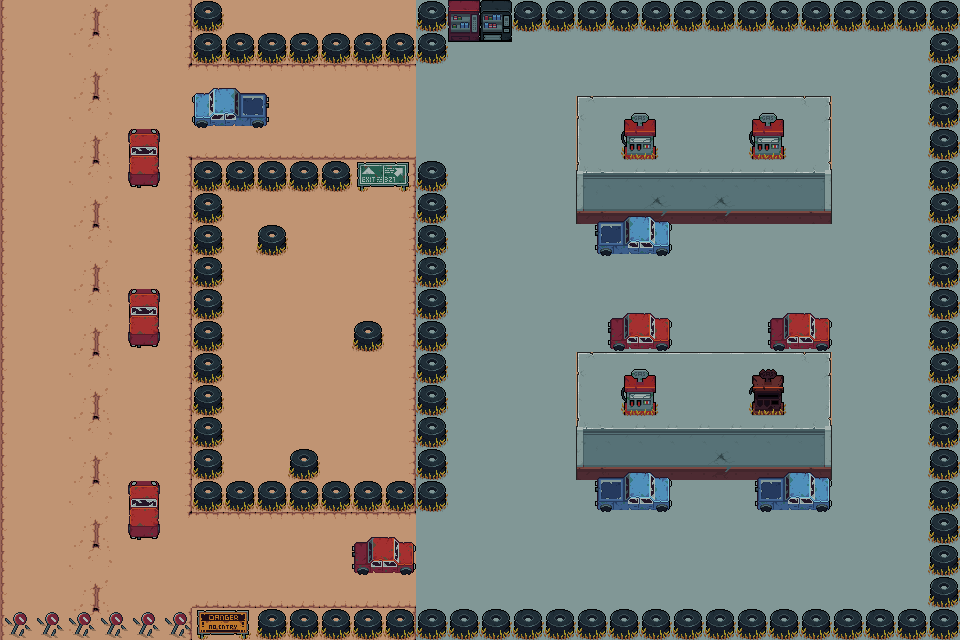

This is a level from a 2D game, rendered from its Tiled map with the project's own tilesets. A one-line summary and the complete map file follow:
An orthogonal 30x20 tile map with 32x32 px tiles, 3 tile layers (background, 圖塊層 2, 圖塊層 3), 2 tilesets.

<map version="1.10" tiledversion="1.11.0" orientation="orthogonal" renderorder="right-down" width="30" height="20" tilewidth="32" tileheight="32" infinite="0" nextlayerid="4" nextobjectid="1">
 <tileset firstgid="1" source="TileSheet_2.tsx" />
 <tileset firstgid="172" source="TileSheet_1.tsx" />
 <layer id="1" name="background" width="30" height="20">
  <data encoding="csv">
23,11,4,5,11,22,11,11,11,11,11,11,11,17,17,17,17,17,17,17,17,17,17,17,17,17,17,17,17,17,
23,11,13,14,11,22,11,11,11,11,11,11,11,17,17,17,17,17,17,17,17,17,17,17,17,17,17,17,17,17,
23,11,4,5,11,40,1610612758,1610612758,1610612758,1610612758,1610612758,1610612758,1610612758,17,17,17,17,17,17,17,17,17,17,17,17,17,17,17,17,17,
23,11,13,14,11,11,11,11,11,11,11,11,11,17,17,17,17,17,17,17,17,17,17,17,17,17,17,17,17,17,
23,11,4,5,11,2684354600,3758096407,3758096407,3758096407,3758096407,3758096407,3758096407,3758096407,17,17,17,17,17,17,17,17,17,17,17,17,17,17,17,17,17,
23,11,13,14,11,22,11,11,11,11,11,11,22,17,17,17,17,17,17,17,17,17,17,17,17,17,17,17,17,17,
23,11,4,5,11,22,11,11,11,11,11,11,22,17,17,17,17,17,17,17,17,17,17,17,17,17,17,17,17,17,
23,11,13,14,11,22,11,11,11,11,11,11,22,17,17,17,17,17,17,17,17,17,17,17,17,17,17,17,17,17,
23,11,4,5,11,22,11,11,11,11,11,11,22,17,17,17,17,17,17,17,17,17,17,17,17,17,17,17,17,17,
23,11,13,14,11,22,11,11,11,11,11,11,22,17,17,17,17,17,17,17,17,17,17,17,17,17,17,17,17,17,
23,11,4,5,11,22,11,11,11,11,11,11,22,17,17,17,17,17,17,17,17,17,17,17,17,17,17,17,17,17,
23,11,13,14,11,22,11,11,11,11,11,11,22,17,17,17,17,17,17,17,17,17,17,17,17,17,17,17,17,17,
23,11,4,5,11,22,11,11,11,11,11,11,22,17,17,17,17,17,17,17,17,17,17,17,17,17,17,17,17,17,
23,11,13,14,11,22,11,11,11,11,11,11,22,17,17,17,17,17,17,17,17,17,17,17,17,17,17,17,17,17,
23,11,4,5,11,22,11,11,11,11,11,11,22,17,17,17,17,17,17,17,17,17,17,17,17,17,17,17,17,17,
23,11,13,14,11,22,11,11,11,11,11,11,22,17,17,17,17,17,17,17,17,17,17,17,17,17,17,17,17,17,
23,11,4,5,11,40,1610612758,1610612758,1610612758,1610612758,1610612758,1610612758,1610612758,17,17,17,17,17,17,17,17,17,17,17,17,17,17,17,17,17,
23,11,13,14,11,11,11,11,11,11,11,11,11,17,17,17,17,17,17,17,17,17,17,17,17,17,17,17,17,17,
23,11,4,5,11,11,536870934,536870934,536870934,536870934,536870934,536870934,536870934,17,17,17,17,17,17,17,17,17,17,17,17,17,17,17,17,17,
23,11,13,14,11,22,11,11,11,11,11,11,22,17,17,17,17,17,17,17,17,17,17,17,17,17,17,17,17,17
</data>
 </layer>
 <layer id="2" name="圖塊層 2" width="30" height="20">
  <data encoding="csv">
0,0,0,0,0,0,0,0,0,0,0,0,0,193,193,193,193,193,193,193,193,193,193,193,193,193,193,193,193,193,
0,0,0,0,0,0,0,0,0,0,0,0,0,193,193,193,193,193,193,193,193,193,193,193,193,193,193,193,193,193,
0,0,0,0,0,0,65,66,67,0,0,0,0,193,193,193,193,193,193,193,193,193,193,193,193,193,193,193,193,193,
0,0,0,0,0,0,74,75,76,0,0,0,0,193,193,193,193,193,182,183,183,183,183,183,183,184,193,193,193,193,
0,0,0,0,1073741879,0,0,0,0,0,0,0,0,193,193,193,193,193,192,193,193,193,193,193,193,194,193,193,193,193,
0,0,0,0,1073741870,0,0,0,0,0,0,156,157,193,193,193,193,193,202,203,203,203,203,203,203,204,193,193,193,193,
0,0,0,0,0,0,0,0,0,0,0,0,0,193,193,193,193,193,222,223,218,223,218,223,223,224,193,193,193,193,
0,0,0,0,0,0,0,0,88,0,0,0,0,193,193,193,193,193,193,193,193,193,193,193,193,193,193,193,193,193,
0,0,0,0,0,0,0,0,0,0,0,0,0,193,193,193,193,193,193,193,193,193,193,193,193,193,193,193,193,193,
0,0,0,0,1073741879,0,0,0,0,0,0,0,0,193,193,193,193,193,193,193,193,193,193,193,193,193,193,193,193,193,
0,0,0,0,1073741870,0,0,0,0,0,0,88,0,193,193,193,193,193,193,193,193,193,193,193,193,193,193,193,193,193,
0,0,0,0,0,0,0,0,0,0,0,0,0,193,193,193,193,193,182,183,183,183,183,183,183,184,193,193,193,193,
0,0,0,0,0,0,0,0,0,0,0,0,0,193,193,193,193,193,192,193,193,193,193,193,193,194,193,193,193,193,
0,0,0,0,0,0,0,0,0,0,0,0,0,193,193,193,193,193,202,203,203,203,203,203,203,204,193,193,193,193,
0,0,0,0,0,0,0,0,0,88,0,0,0,193,193,193,193,193,222,223,223,223,218,223,223,224,193,193,193,193,
0,0,0,0,1073741879,0,0,0,0,0,0,0,0,193,193,193,193,193,193,193,193,193,193,193,193,193,193,193,193,193,
0,0,0,0,1073741870,0,0,0,0,0,0,2147483696,2147483695,193,193,193,193,193,193,193,193,193,193,193,193,193,193,193,193,193,
0,0,0,0,0,0,0,0,0,0,0,2147483705,2147483704,193,193,193,193,193,193,193,193,193,193,193,193,193,193,193,193,193,
0,0,0,0,0,0,0,0,0,0,0,0,0,193,193,193,193,193,193,193,193,193,193,193,193,193,193,193,193,193,
0,0,0,0,0,0,165,166,0,0,0,0,0,193,193,193,193,193,193,193,193,193,193,193,193,193,193,193,193,193
</data>
 </layer>
 <layer id="3" name="圖塊層 3" width="30" height="20">
  <data encoding="csv">
0,0,0,0,0,0,88,0,0,0,0,0,0,88,286,287,88,88,88,88,88,88,88,88,88,88,88,88,88,88,
0,0,0,0,0,0,88,88,88,88,88,88,88,88,296,297,0,0,0,0,0,0,0,0,0,0,0,0,0,88,
0,0,0,0,0,0,0,0,0,0,0,0,0,0,0,0,0,0,0,0,0,0,0,0,0,0,0,0,0,88,
0,0,0,0,0,0,0,0,0,0,0,0,0,0,0,0,0,0,0,106,107,0,0,106,107,0,0,0,0,88,
0,0,0,0,0,0,0,0,0,0,0,0,0,0,0,0,0,0,0,115,116,0,0,115,116,0,0,0,0,88,
0,0,0,0,0,0,88,88,88,88,88,0,0,88,0,0,0,0,0,0,0,0,0,0,0,0,0,0,0,88,
0,0,0,0,0,0,88,0,0,0,0,0,0,88,0,0,0,0,2147483715,2147483714,2147483713,0,0,0,0,0,0,0,0,88,
0,0,0,0,0,0,88,0,0,0,0,0,0,88,0,0,0,0,2147483724,2147483723,2147483722,0,0,0,0,0,0,0,0,88,
0,0,0,0,0,0,88,0,0,0,0,0,0,88,0,0,0,0,0,0,0,0,0,0,0,0,0,0,0,88,
0,0,0,0,0,0,88,0,0,0,0,0,0,88,0,0,0,0,0,2147483696,2147483695,0,0,0,2147483696,2147483695,0,0,0,88,
0,0,0,0,0,0,88,0,0,0,0,0,0,88,0,0,0,0,0,2147483705,2147483704,0,0,0,2147483705,2147483704,0,0,0,88,
0,0,0,0,0,0,88,0,0,0,0,0,0,88,0,0,0,0,0,106,107,0,0,154,155,0,0,0,0,88,
0,0,0,0,0,0,88,0,0,0,0,0,0,88,0,0,0,0,0,115,116,0,0,163,164,0,0,0,0,88,
0,0,0,0,0,0,88,0,0,0,0,0,0,88,0,0,0,0,0,0,0,0,0,0,0,0,0,0,0,88,
0,0,0,0,0,0,88,0,0,0,0,0,0,88,0,0,0,0,2147483715,2147483714,2147483713,0,0,2147483715,2147483714,2147483713,0,0,0,88,
0,0,0,0,0,0,88,88,88,88,88,88,88,88,0,0,0,0,2147483724,2147483723,2147483722,0,0,2147483724,2147483723,2147483722,0,0,0,88,
0,0,0,0,0,0,0,0,0,0,0,0,0,0,0,0,0,0,0,0,0,0,0,0,0,0,0,0,0,88,
0,0,0,0,0,0,0,0,0,0,0,0,0,0,0,0,0,0,0,0,0,0,0,0,0,0,0,0,0,88,
0,0,0,0,0,0,0,0,0,0,0,0,0,0,0,0,0,0,0,0,0,0,0,0,0,0,0,0,0,88,
80,80,80,80,80,80,0,0,88,88,88,88,88,88,88,88,88,88,88,88,88,88,88,88,88,88,88,88,88,88
</data>
 </layer>
</map>
